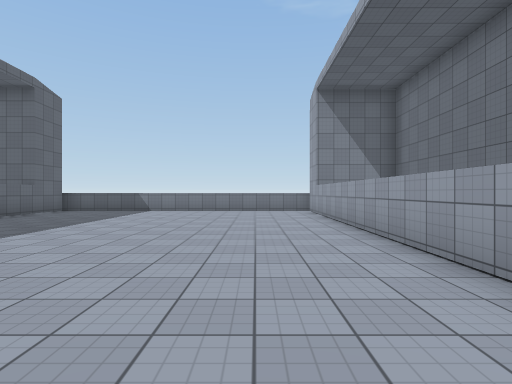
View 1 (above)

24 first-person views from a walk through a scene from a Unity 3-D project. The camera is 1.4 m above the floor, looks level and sees 80° across. The floor is counted in squares, 2 m on a side. Each view is taken from the middle of a square. On the plan, view 1 faces up. The plan holds only what a view shows up to about 10 squares ahead; the rest is blank. The place goes on beyond the plan. The player character is not drawn. Surface patterns are stand-ins for the level's own textures.

View 2
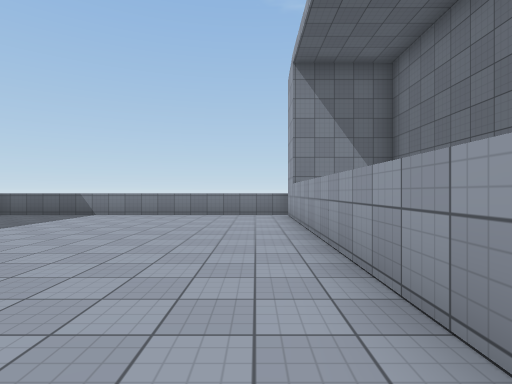

View 3
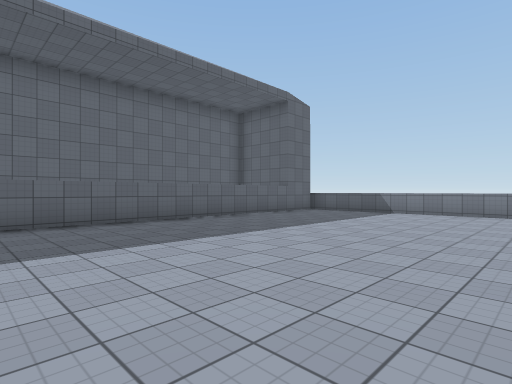

View 4
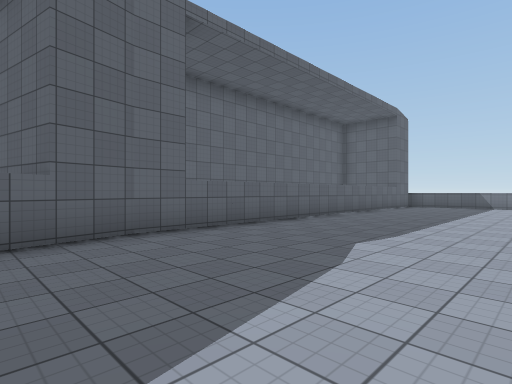

View 5
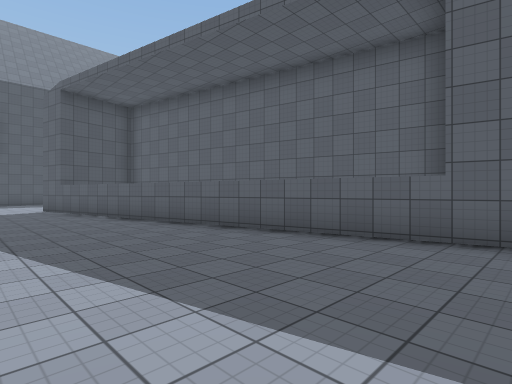

View 6
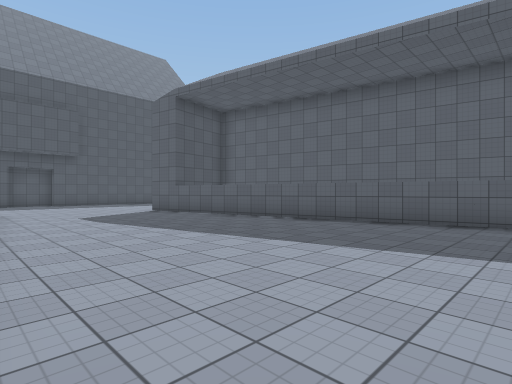

View 7
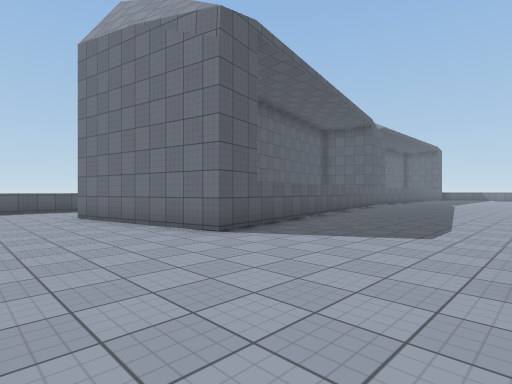

View 8
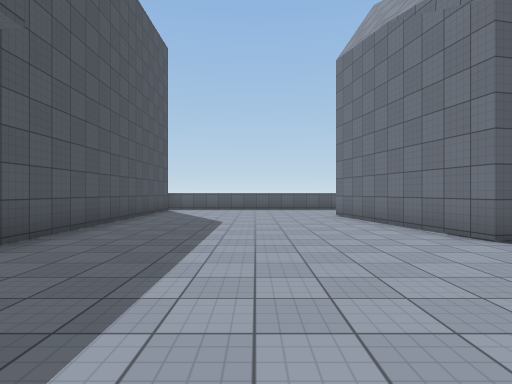

View 9
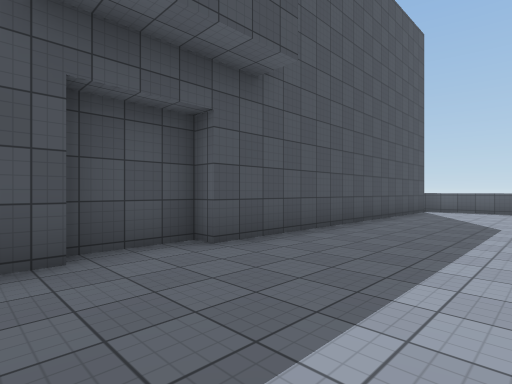

View 10
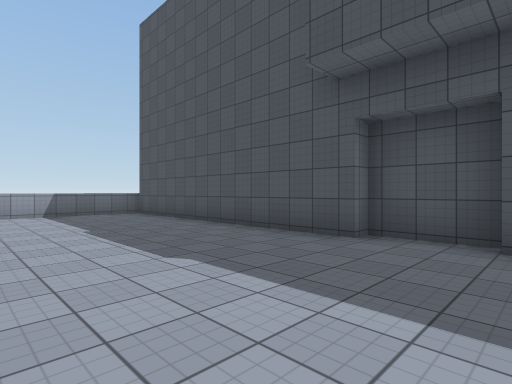

View 11
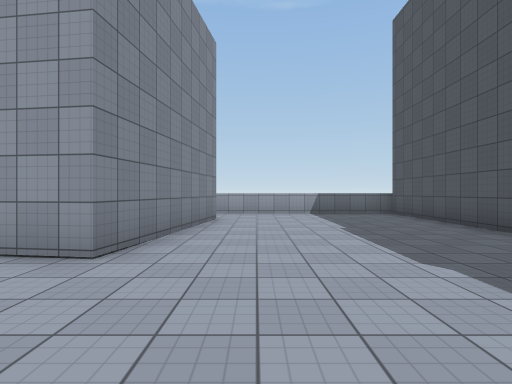

View 12
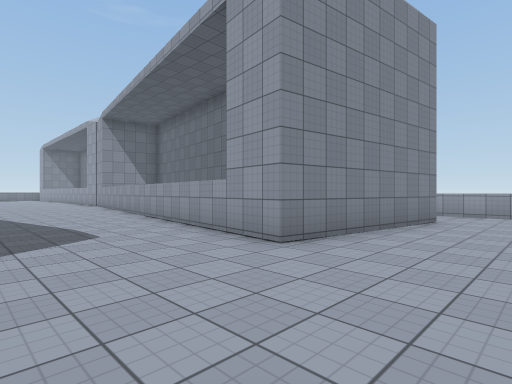

View 13
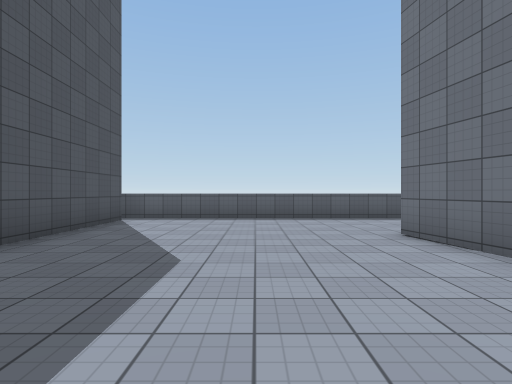

View 14
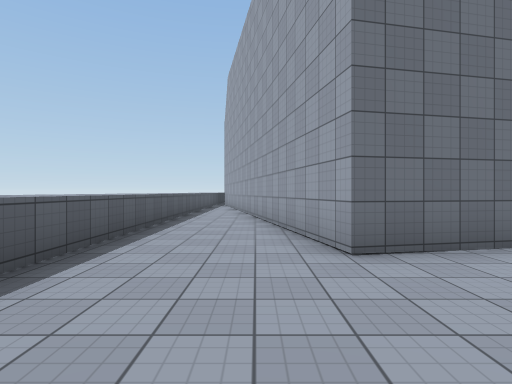

View 15
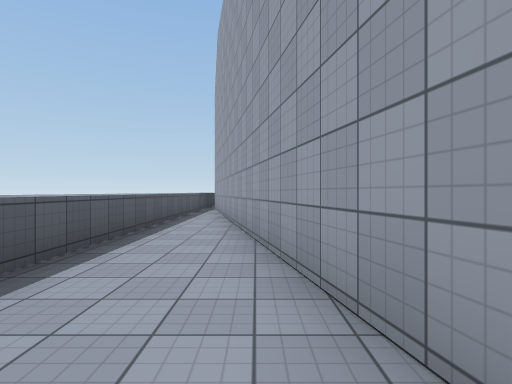

View 16
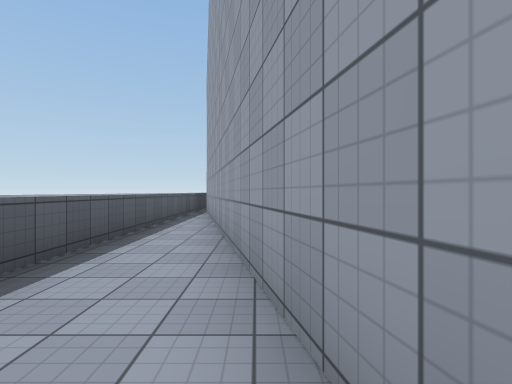

View 17
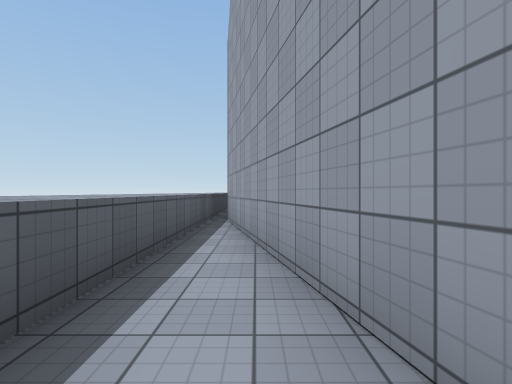

View 18
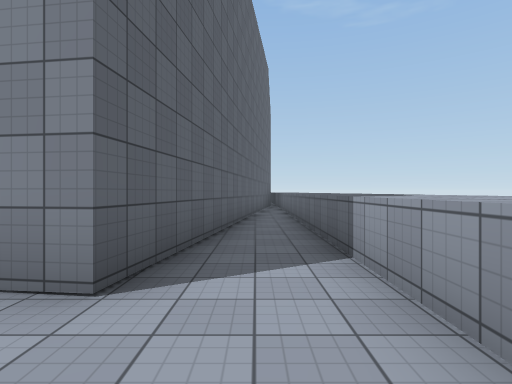

View 19
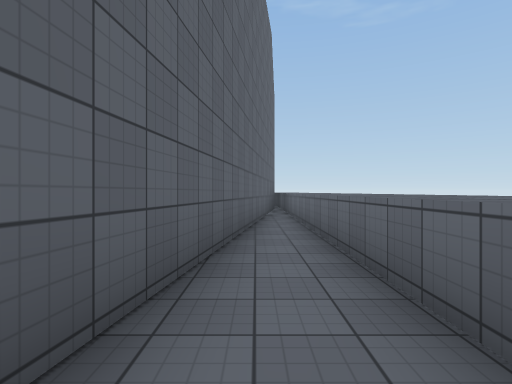

View 20
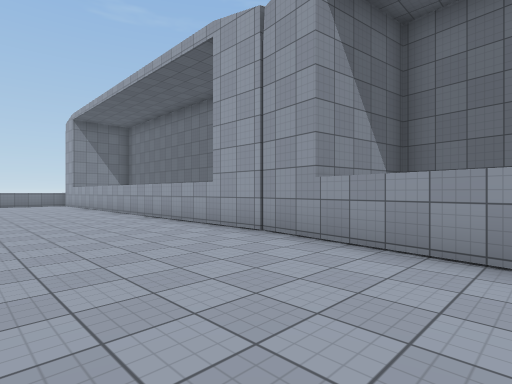

View 21
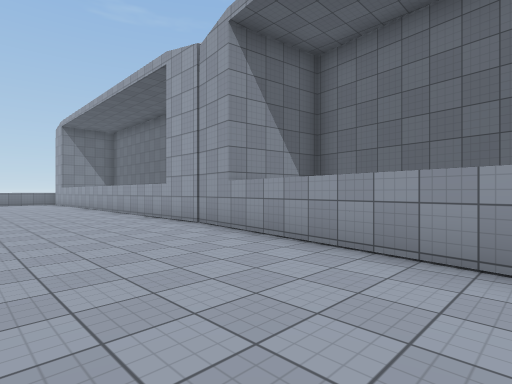

View 22
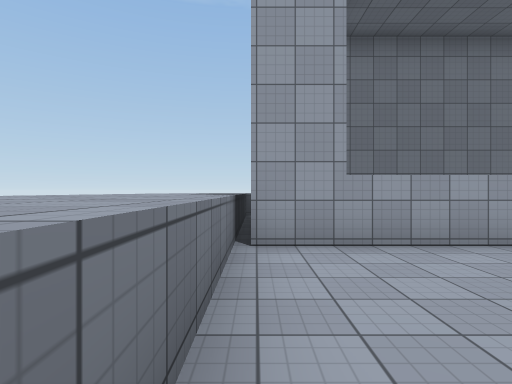

View 23
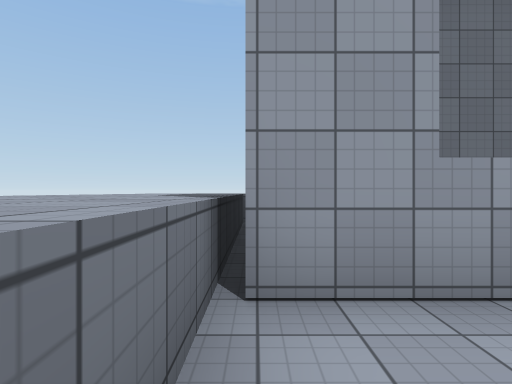

View 24
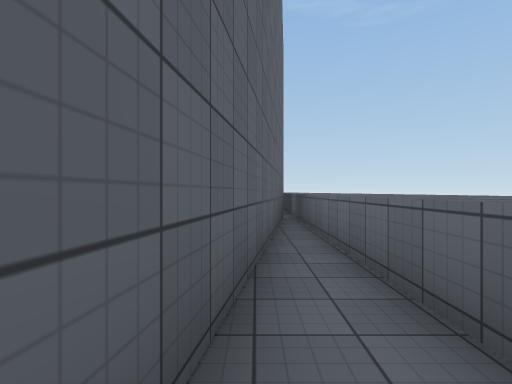

### Floor plan
Key: @ floor where view 1 was taken; # wall or solid block; . floor; ^ raised ledge.
Columns run from 14 left of view 1 to 9 right of it. Each row starts with its distance up from view 1.
 14                ^^^^ ^
 13               ^^^^^ ^
 12         ^^^^^^^^^^^ ^
 11        #........#####^
 10        #........#
  9        #........#
  8        #........#
  7        #........#
  6        #........#
  5        #........#
  4        #........#
  3        #........#
  2        #........#
  1        #........#
  0  ^     #......@.#
 -1  ^.    #........#    #
 -2  ^.#   #........#    ^
 -3  ^.#   #........#    ^
 -4 ^^.#   #........#    ^
 -5  ^.#   #........#   #^^^
 -6 ^^.##   ^.......#   #^
 -7 ^^..#   #.......#   #^^^
 -8  ^..#   #.......#   #^^^
 -9 ^^..#   #......##  ##^^^
-10  ^..#   #......#   #.^
-11  ^..##   #.....#   #.^^^
-12  ^...#   #.....#   #.^^^
-13 ^^...#   #.....#   #.^^
-14  ^...#  ##.....#   #.^^^
-15  ^...####......#####.^^^
-16  ^...................^^
-17  ^...................^
-18  ^...................^
-19  ^...................^
-20  ^...................^
-21  ^...................^
-22  ^ ##################

Where each view was taken, in squares from view 1:
view 1: 0 up, 0 right, facing up
view 2: 2 up, 1 right, facing up
view 3: 1 up, 0 right, facing up-left
view 4: 4 down, 2 left, facing up-left
view 5: 2 down, 2 left, facing down-left
view 6: 4 down, 1 right, facing down-left
view 7: 18 down, 0 right, facing up-left
view 8: 18 down, 0 right, facing left
view 9: 18 down, 0 right, facing down-left
view 10: 17 down, 3 left, facing down-right
view 11: 17 down, 3 left, facing right
view 12: 18 down, 3 left, facing up-right
view 13: 18 down, 4 left, facing left
view 14: 19 down, 10 left, facing up
view 15: 15 down, 10 left, facing up
view 16: 13 down, 10 left, facing up
view 17: 10 down, 11 left, facing up
view 18: 18 down, 6 right, facing up
view 19: 15 down, 6 right, facing up
view 20: 6 down, 2 left, facing up-right
view 21: 8 down, 2 left, facing up-right
view 22: 11 up, 2 left, facing right
view 23: 11 up, 0 right, facing right
view 24: 11 down, 6 right, facing up
